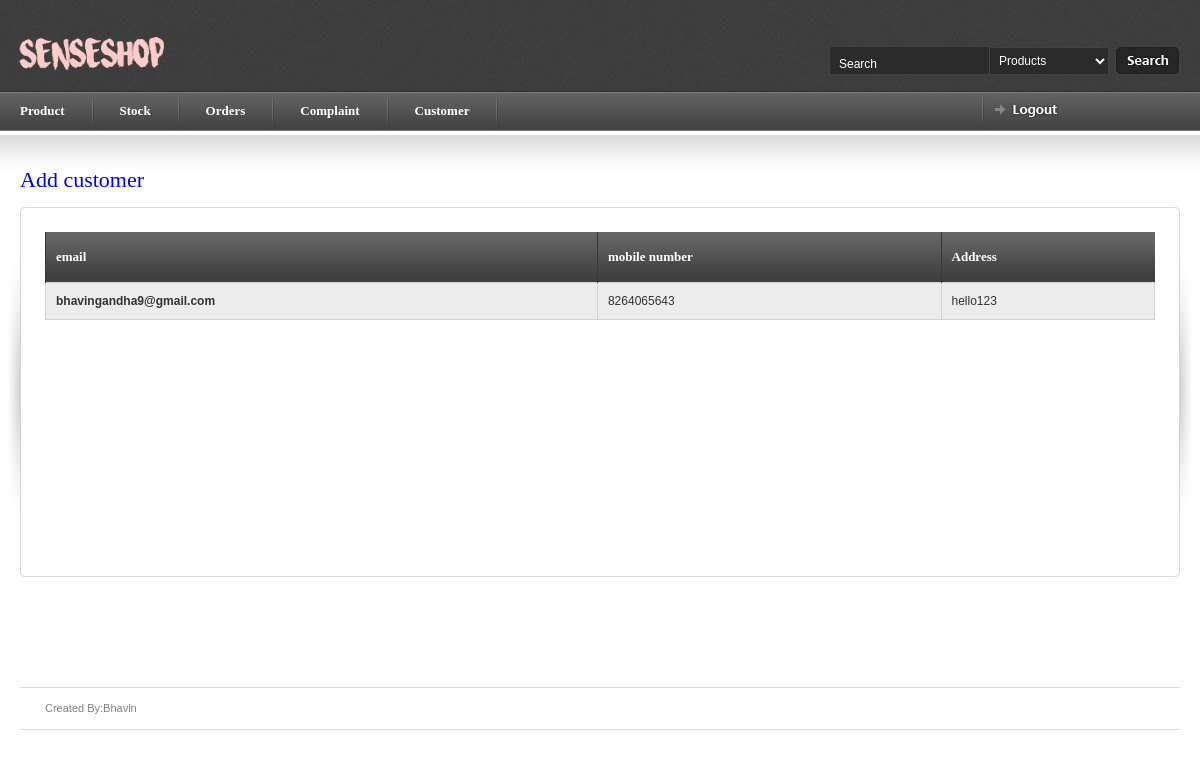
The page /myadmin/customer/1/ (signed in) on the database its author committed.
### login/models.py (models this page shows, shortened)
class customer(models.Model):
    cname = models.CharField(max_length=100,null=True,blank=True)
    email = models.CharField(max_length=250,null=True,blank=True)
    password = models.CharField(max_length=250,null=True,blank=True)
    mobile_no = models.DecimalField(max_digits=10,decimal_places=0,null=True,blank=True)
    address = models.CharField(max_length=500,null=True,blank=True)
    au_id = models.DecimalField(max_digits=200,decimal_places=0,default=0,null=True,blank=True)
    cflag = models.DecimalField(max_digits=2,decimal_places=0,default=0,null=True,blank=True)

### myadmin/views.py (the view)
# urls.py: url(r'^myadmin/customer/(?P<pk>[0-9]+)/$', b.CustomerDetailView.as_view(), name='customer_detail'),
class CustomerDetailView(generic.DetailView):
    template_name = 'detail/customer_detail.html'
    context_object_name = 'customer'
    model = customer
    def dispatch(self, request, *args, **kwargs):
        if request.session.has_key('myadmin'):
            a = 'hello'
        else:
            return redirect('index')
        return super(CustomerDetailView, self).dispatch(request, *args, **kwargs)

### myadmin/templates/detail/customer_detail.html (shortened to what this page needs)
{% load staticfiles %}
{% include 'article_start.html' %}
<div id="page-heading">
        <h1><a href="{% url 'customer_add' %}">Add customer</a></h1>
    </div>
    <table border="0" width="100%" cellpadding="0" cellspacing="0" id="content-table">
        <tr>
            <th rowspan="3" class="sized"><img src="{% static 'images/shared/side_shadowleft.jpg'%}" width="20" height="300" alt="" /></th>
            <th class="topleft"></th>
            <td id="tbl-border-top">&nbsp;</td>
            <th class="topright"></th>
            <th rowspan="3" class="sized"><img src="{% static 'images/shared/side_shadowright.jpg'%}" width="20" height="300" alt="" /></th>
        </tr>
    <tr>
        <td id="tbl-border-left"></td>
        <td>
            <div id="content-table-inner">
                <div id="table-content">
                    <form id="mainform" action="">
                        <table border="0" width="100%" cellpadding="0" cellspacing="0" id="product-table">
                         <tr>
                            <th class="table-header-repeat line-left"><a>email</a></th>
                            <th class="table-header-repeat line-left"><a>mobile number</a></th>
                            <th class="table-header-repeat line-left"><a>Address</a></th>
                        </tr>
                            <tr class="alternate-row">
                                    <td> <b>{{ customer.email }}</b></td>
                                    <td> {{ customer.mobile_no }}</td>
                                    <td> {{ customer.address }}</td>
                                </tr>
                        </table>
                    </form>
        </div>
</div>
         </td>
     <td id="tbl-border-right"></td>
 </tr>
 <tr>
     <th class="sized bottomleft"></th>
     <td id="tbl-border-bottom">&nbsp;</td>
     <th class="sized bottomright"></th>
 </tr>
 </table>
</div>
{% include 'article_close.html' %}

### myadmin/static/css/screen.css (style rules this page uses)
* { margin: 0; padding: 0; }
html, body { height: 100%; }
body { background: #fff; color: #393939; font-family: Arial; font-size: 0px; line-height: 0; }
#content-table { font-size: 0px; line-height: 0px; }
#content-table th.sized { height: 15px; width: 15px; padding: 0; margin: 0; font-size: 0px; line-height: 0px; }
#content-table-inner { font-size: 12px; line-height: 12px; padding: 10px 0 20px 0; }
#tbl-border-top { background: url(../images/shared/border_bit.jpg) top repeat-x; line-height: 0;font-size: 0px; height: 15px; }
#tbl-border-bottom { background: url(../images/shared/border_bit.jpg) bottom repeat-x; line-height: 0;font-size: 0px; height: 15px; }
#tbl-border-left { background: url(../images/shared/border_bit.jpg) left repeat-y; }
#tbl-border-right { background: url(../images/shared/border_bit.jpg) right repeat-y; }
#table-content { line-height: 16px; margin: 0 10px 10px 10px; min-height: 300px; }
.topleft { background: url(../images/shared/corner_top_left.jpg) no-repeat; width:15px; height:15px; }
.topright { background: url(../images/shared/corner_top_right.jpg) no-repeat; width:15px; height:15px; }
.bottomleft { background: url(../images/shared/corner_bottom_left.jpg) no-repeat; width:15px; height:15px; }
.bottomright { background: url(../images/shared/corner_bottom_right.jpg) no-repeat; width:15px; height:15px; }
#page-heading { margin: 0 0 15px 20px; }
h1 { color: #4b4b4b; font-family: Tahoma; font-size: 22px; line-height: 24px; font-weight: normal; }
#product-table { margin-bottom: 20px; }
#product-table th { height: 50px; text-align: left; }
#product-table td { border: 1px solid #d2d2d2; padding: 10px 0 10px 10px; }
#product-table tr.alternate-row { background: #ececec; }
.table-header-repeat { background: url(../images/table/table_header_repeat.jpg) repeat-x; border: none; font-size: 0px; line-height: 0; padding: 0px 0 0 0; }
.table-header-options a, .table-header-repeat a { color: #fff; font-family: Tahoma; font-size: 13px; font-weight: bold; line-height: 14px; margin: 0 0 0 10px; padding: 0 10px 0 0; }
th.line-left { border-left: 1px solid #373737; }
table { border-collapse: collapse; }
a { outline: none; text-decoration: none; }
img { border: 0; }
form { margin: 0; padding: 0; }

### rows shown on the page
customer: email "bhavingandha9@gmail.com", mobile_no "8264065643", address "hello123"
